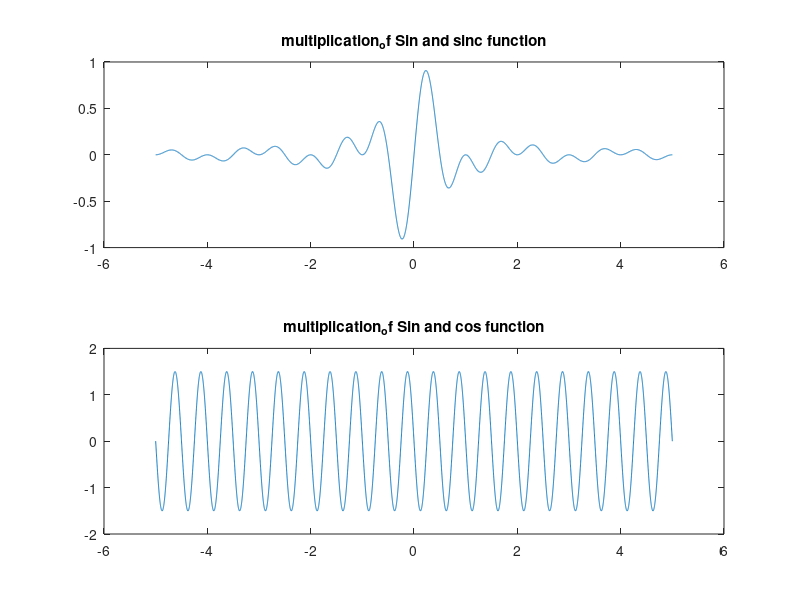

Write MATLAB code to recreate this figure.
%multiplication_of-to-continous_time_signal_2
t=-5:0.001:5;
x1=sinc(t).*sin(2*pi*t);
subplot(211);plot(t,x1)
title('multiplication_of Sin and sinc function');
x3=3*cos(2*pi*t).*sin(2*pi*(t+0.5));
subplot(212);plot(t,x3);
title('multiplication_of Sin and cos function');
